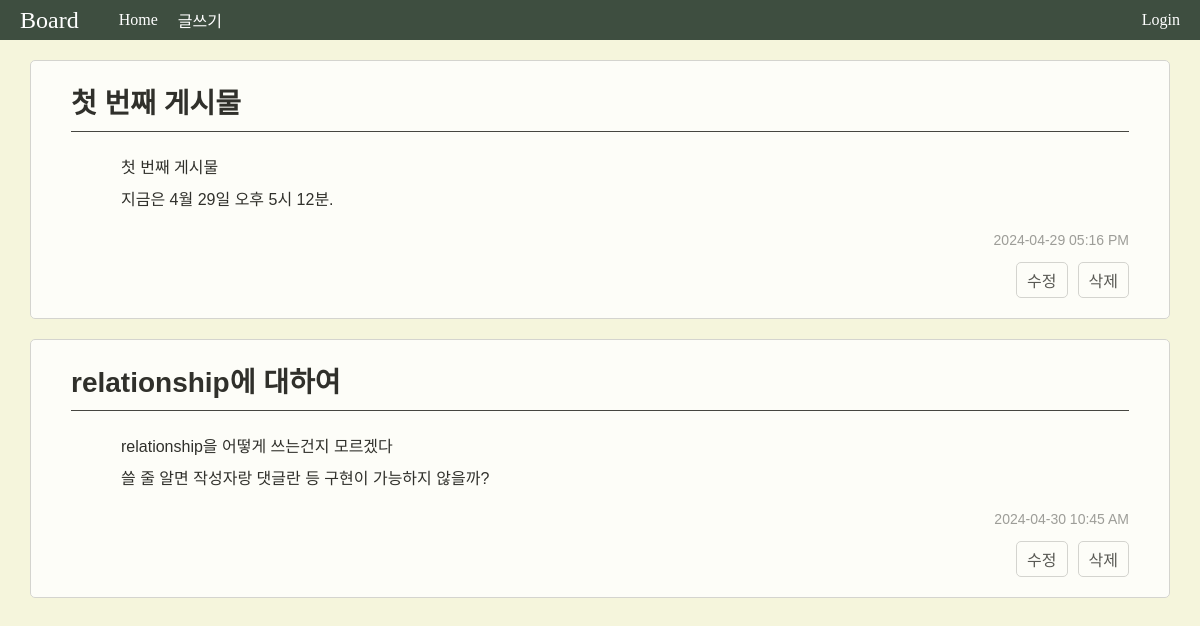
Page /blog/post on the earlier database version.
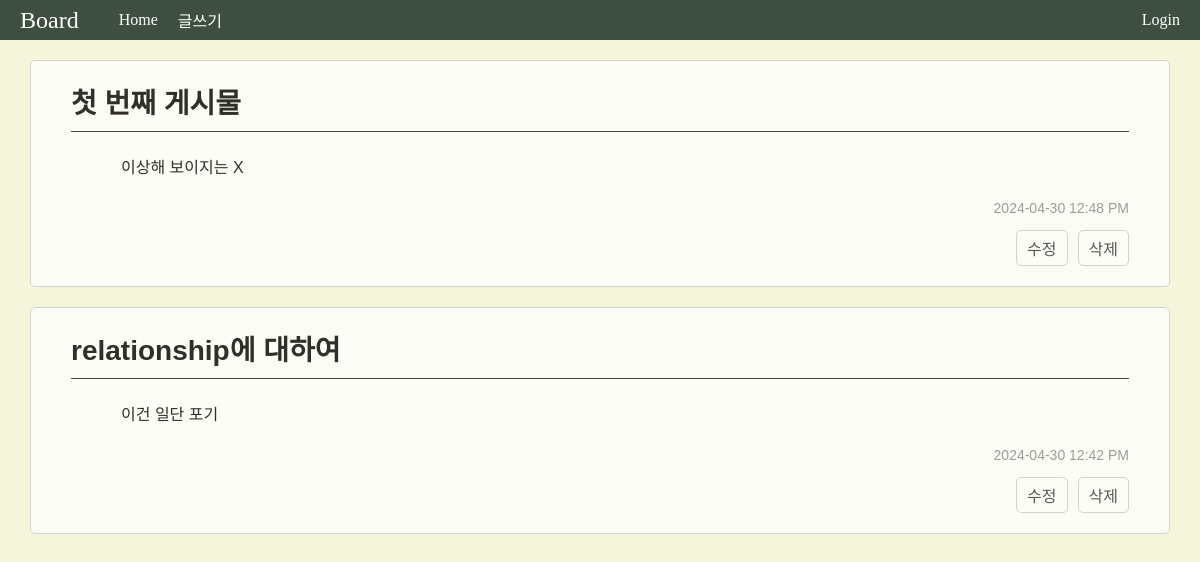
Same page on the later database version.
### apps/blog/models.py (models this page shows)
class Post(db.Model):
    __tablename__ = "posts"
    id = db.Column(db.Integer, primary_key=True)
    title = db.Column(db.String, index=True)
    content = db.Column(db.String, index=True)
    created_at = db.Column(db.DateTime, default=datetime.now)
    updated_at = db.Column(db.DateTime, default=datetime.now, onupdate=datetime.now)

### apps/blog/views.py (the view)
@blog.route("/post")
def post():
    posts = Post.query.all()
    for post in posts :
        post.content = post.content.replace('\n', '<br>')
    return render_template("blog/post.html", posts=posts)

### apps/blog/templates/blog/post.html
{% extends 'blog/layout.html' %}
{% block content %}
<link rel="stylesheet" href="{{ url_for('blog.static', filename='post.css') }}">
{% for post in posts %}
<div class="post">
    <div class="post-title">
        <h1>{{ post.title }}</a></h1>
        <hr>
    </div>
    <div class="post-content">
        <p id="post-content">
            {% autoescape false %}
            {{ post.content }}
            {% endautoescape %}
        </p>
        {% if post.updated_at == post.created_at %}
            <p class="post-date">{{ post.created_at.strftime("%Y-%m-%d %I:%M %p") }}</p>
        {% else %}
            <p class="post-date">{{ post.updated_at.strftime("%Y-%m-%d %I:%M %p") }}</p>
        {% endif %}
        <div class="post-buttons">
            <a href="{{ url_for('blog.edit_post', post_id=post.id) }}" class="edit-button">수정</a>
            <a href="{{ url_for('blog.delete_post', post_id=post.id) }}" class="delete-button"
            onclick="return confirm('정말로 삭제하시겠습니까?')">삭제</a>
        </div>
    </div>
</div>
{% endfor %}
{% endblock %}

### apps/blog/templates/blog/layout.html (shortened to what this page needs)
<!DOCTYPE html>
<html lang="ko">
<head>
    <link rel="stylesheet" href="{{ url_for('blog.static', filename='layout.css') }}">
</head>
<body>
    <div class="top-bar">
        <div class="title">
            <span>Board</span>
        </div>
        <div class="home">
            <a href="{{ url_for('blog.post') }}">Home</a>
        </div>
        <div class="write">
        <a href="{{ url_for('blog.create_post') }}">글쓰기</a>
        </div>
        <div class="login">
            <a>
            {% if current_user.is_authenticated %}
            <a id="nick" href="{{ url_for('blog.edit_user', user_id=current_user.id) }}">{{ current_user.nickname }}</a> 님
                <span><a href="{{ url_for('auth.logout') }}">Logout</a></span>
            {% else %}
                <span><a href="{{ url_for('auth.login') }}">Login</a></span>
            {% endif %}
            </a>
        </div>
    </div>
        {% block content %}{% endblock %}
</body>
</html>

### apps/blog/static/layout.css (style rules this page uses)
html { height: 100vh; background-color:#f5f5dc; }
body { margin: auto; padding: auto; }
a { text-decoration: none; color: inherit; }
.top-bar { height: 40px; display: flex; justify-content: space-between; align-items: center; background-color: #3e4e40; color: white; margin-bottom: 20px; }
.title { font-size: 24px; margin-right: 20px; padding-left: 20px; }
.write { margin-right: auto; }
.login { margin-right: 20px; }
a { text-decoration: none; color: inherit; margin-left: 20px; }

### apps/blog/static/post.css (style rules this page uses)
.post { background-color: rgb(255, 255, 255); opacity: 0.8; margin-bottom: 20px; padding: 20px; border: 1px solid #ccc; border-radius: 5px; margin-left: 30px; margin-right: 30px; padding-bottom: 0px; }
.post-title { margin-left: 20px; margin-right: 20px; margin-bottom: 10px; }
.post-title h1 { margin: 0; font-size: 28px; font-family: 'Orbit-Regular', sans-serif; }
.post-content { margin: 20px; font-size: 16px; }
#post-content { padding-left: 50px; padding-right: 50px; line-height: 2; font-family: 'Orbit-Regular', sans-serif; }
.post-date { font-size: 14px; color: #888; text-align: right; font-family: 'Orbit-Regular', sans-serif; }
hr { margin-top: 10px; margin-bottom: 10px; border: 0; border-top: 1px solid #1b1b1b; }
.post-buttons { display: flex; justify-content: flex-end; margin-top: 10px; }
.edit-button, .delete-button { margin-left: 10px; padding: 5px 10px; border: 1px solid #ccc; border-radius: 5px; text-decoration: none; color: #333; }

Differences in the rows shown:
changed Post "첫 번째 게시물": content "첫 번째 게시물 지금은 4월 29일 오후 5시 12분." → "이상해 보이지는 X"; updated_at "2024-04-29 05:16 PM" → "2024-04-30 12:48 PM"
changed Post "relationship에 대하여": content "relationship을 어떻게 쓰는건지 모르겠다 쓸 줄 알면 작성자랑 댓글란 등 구현이 가능하지 않을까?" → "이건 일단 포기"; updated_at (not shown) → "2024-04-30 12:42 PM"; created_at "2024-04-30 10:45 AM" → (not shown)
